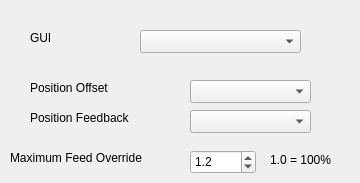
      <widget class="QWidget" name="tab_8">
       <attribute name="title">
        <string>Display</string>
       </attribute>
       <widget class="QLabel" name="label_40">
        <property name="geometry">
         <rect>
          <x>30</x>
          <y>30</y>
          <width>59</width>
          <height>15</height>
         </rect>
        </property>
        <property name="text">
         <string>GUI</string>
        </property>
       </widget>
       <widget class="QComboBox" name="guiCB">
        <property name="geometry">
         <rect>
          <x>140</x>
          <y>30</y>
          <width>161</width>
          <height>23</height>
         </rect>
        </property>
       </widget>
       <widget class="QLabel" name="label_41">
        <property name="geometry">
         <rect>
          <x>30</x>
          <y>80</y>
          <width>101</width>
          <height>16</height>
         </rect>
        </property>
        <property name="text">
         <string>Position Offset</string>
        </property>
       </widget>
       <widget class="QLabel" name="label_42">
        <property name="geometry">
         <rect>
          <x>30</x>
          <y>110</y>
          <width>121</width>
          <height>16</height>
         </rect>
        </property>
        <property name="text">
         <string>Position Feedback</string>
        </property>
       </widget>
       <widget class="QComboBox" name="positionOffsetCB">
        <property name="geometry">
         <rect>
          <x>190</x>
          <y>80</y>
          <width>121</width>
          <height>23</height>
         </rect>
        </property>
       </widget>
       <widget class="QComboBox" name="positionFeedbackCB">
        <property name="geometry">
         <rect>
          <x>190</x>
          <y>110</y>
          <width>121</width>
          <height>23</height>
         </rect>
        </property>
       </widget>
       <widget class="QLabel" name="label_9">
        <property name="geometry">
         <rect>
          <x>10</x>
          <y>150</y>
          <width>161</width>
          <height>16</height>
         </rect>
        </property>
        <property name="text">
         <string>Maximum Feed Override</string>
        </property>
       </widget>
       <widget class="QDoubleSpinBox" name="maxFeedOverrideSB">
        <property name="geometry">
         <rect>
          <x>190</x>
          <y>150</y>
          <width>66</width>
          <height>24</height>
         </rect>
        </property>
        <property name="decimals">
         <number>1</number>
        </property>
        <property name="maximum">
         <double>2.000000000000000</double>
        </property>
        <property name="singleStep">
         <double>0.100000000000000</double>
        </property>
        <property name="value">
         <double>1.200000000000000</double>
        </property>
       </widget>
       <widget class="QLabel" name="label_179">
        <property name="geometry">
         <rect>
          <x>270</x>
          <y>150</y>
          <width>81</width>
          <height>20</height>
         </rect>
        </property>
        <property name="text">
         <string>1.0 = 100%</string>
        </property>
       </widget>
      </widget>
